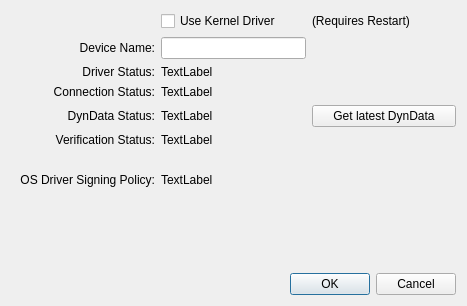
<?xml version="1.0" encoding="UTF-8"?>
<ui version="4.0">
 <class>DriverWindow</class>
 <widget class="QWidget" name="DriverWindow">
  <property name="geometry">
   <rect>
    <x>0</x>
    <y>0</y>
    <width>467</width>
    <height>306</height>
   </rect>
  </property>
  <property name="sizePolicy">
   <sizepolicy hsizetype="Preferred" vsizetype="Preferred">
    <horstretch>0</horstretch>
    <verstretch>0</verstretch>
   </sizepolicy>
  </property>
  <property name="minimumSize">
   <size>
    <width>430</width>
    <height>280</height>
   </size>
  </property>
  <property name="maximumSize">
   <size>
    <width>16777215</width>
    <height>16777215</height>
   </size>
  </property>
  <property name="windowTitle">
   <string>Task Explorer - Kernel Driver</string>
  </property>
  <layout class="QGridLayout" name="gridLayout_2">
   <item row="1" column="0">
    <layout class="QGridLayout" name="gridLayout">
     <item row="9" column="0">
      <spacer name="verticalSpacer">
       <property name="orientation">
        <enum>Qt::Orientation::Vertical</enum>
       </property>
       <property name="sizeHint" stdset="0">
        <size>
         <width>20</width>
         <height>40</height>
        </size>
       </property>
      </spacer>
     </item>
     <item row="3" column="0">
      <widget class="QLabel" name="label_2">
       <property name="text">
        <string>Driver Status:</string>
       </property>
       <property name="alignment">
        <set>Qt::AlignmentFlag::AlignRight|Qt::AlignmentFlag::AlignTrailing|Qt::AlignmentFlag::AlignVCenter</set>
       </property>
      </widget>
     </item>
     <item row="2" column="1">
      <widget class="QLineEdit" name="deviceName">
       <property name="sizePolicy">
        <sizepolicy hsizetype="Minimum" vsizetype="Fixed">
         <horstretch>0</horstretch>
         <verstretch>0</verstretch>
        </sizepolicy>
       </property>
       <property name="readOnly">
        <bool>true</bool>
       </property>
      </widget>
     </item>
     <item row="3" column="1" colspan="2">
      <widget class="QLabel" name="driverStatus">
       <property name="text">
        <string>TextLabel</string>
       </property>
      </widget>
     </item>
     <item row="4" column="1">
      <widget class="QLabel" name="connection">
       <property name="text">
        <string>TextLabel</string>
       </property>
      </widget>
     </item>
     <item row="4" column="0">
      <widget class="QLabel" name="label_8">
       <property name="text">
        <string>Connection Status:</string>
       </property>
       <property name="alignment">
        <set>Qt::AlignmentFlag::AlignRight|Qt::AlignmentFlag::AlignTrailing|Qt::AlignmentFlag::AlignVCenter</set>
       </property>
      </widget>
     </item>
     <item row="10" column="0" colspan="3">
      <widget class="QDialogButtonBox" name="buttonBox">
       <property name="standardButtons">
        <set>QDialogButtonBox::StandardButton::Cancel|QDialogButtonBox::StandardButton::Ok</set>
       </property>
      </widget>
     </item>
     <item row="5" column="1">
      <widget class="QLabel" name="dyn_data">
       <property name="text">
        <string>TextLabel</string>
       </property>
      </widget>
     </item>
     <item row="8" column="1" colspan="2">
      <widget class="QLabel" name="signingPolicy">
       <property name="text">
        <string>TextLabel</string>
       </property>
      </widget>
     </item>
     <item row="8" column="0">
      <widget class="QLabel" name="label_14">
       <property name="text">
        <string>OS Driver Signing Policy:</string>
       </property>
       <property name="alignment">
        <set>Qt::AlignmentFlag::AlignRight|Qt::AlignmentFlag::AlignTrailing|Qt::AlignmentFlag::AlignVCenter</set>
       </property>
      </widget>
     </item>
     <item row="6" column="1">
      <widget class="QLabel" name="verification">
       <property name="text">
        <string>TextLabel</string>
       </property>
      </widget>
     </item>
     <item row="6" column="0">
      <widget class="QLabel" name="label_4">
       <property name="text">
        <string>Verification Status:</string>
       </property>
       <property name="alignment">
        <set>Qt::AlignmentFlag::AlignRight|Qt::AlignmentFlag::AlignTrailing|Qt::AlignmentFlag::AlignVCenter</set>
       </property>
      </widget>
     </item>
     <item row="2" column="0">
      <widget class="QLabel" name="label_11">
       <property name="text">
        <string>Device Name:</string>
       </property>
       <property name="alignment">
        <set>Qt::AlignmentFlag::AlignRight|Qt::AlignmentFlag::AlignTrailing|Qt::AlignmentFlag::AlignVCenter</set>
       </property>
      </widget>
     </item>
     <item row="7" column="0">
      <widget class="QLabel" name="label_3">
       <property name="text">
        <string/>
       </property>
      </widget>
     </item>
     <item row="5" column="0">
      <widget class="QLabel" name="label_9">
       <property name="text">
        <string>DynData Status:</string>
       </property>
       <property name="alignment">
        <set>Qt::AlignmentFlag::AlignRight|Qt::AlignmentFlag::AlignTrailing|Qt::AlignmentFlag::AlignVCenter</set>
       </property>
      </widget>
     </item>
     <item row="1" column="1">
      <widget class="QCheckBox" name="chkUseDriver">
       <property name="text">
        <string>Use Kernel Driver</string>
       </property>
      </widget>
     </item>
     <item row="1" column="2">
      <widget class="QLabel" name="label">
       <property name="text">
        <string>(Requires Restart)</string>
       </property>
      </widget>
     </item>
     <item row="5" column="2">
      <widget class="QPushButton" name="btnGetDynData">
       <property name="text">
        <string>Get latest DynData</string>
       </property>
      </widget>
     </item>
    </layout>
   </item>
  </layout>
 </widget>
 <resources/>
 <connections/>
</ui>
